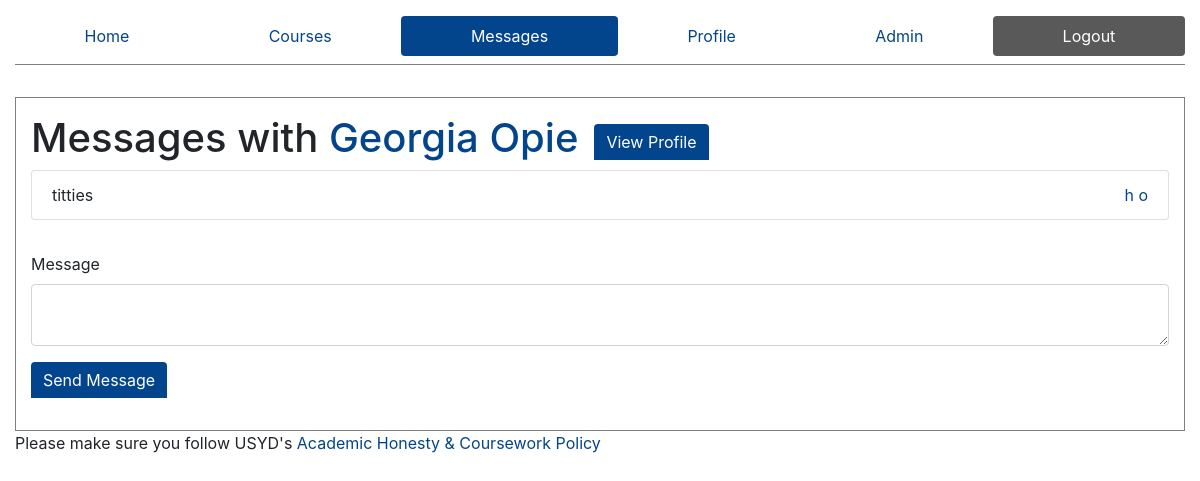
The app's page /messages/9 (signed in) with its own data.
### ed/models.py (models this page shows)
class Profile(models.Model):
    user = models.OneToOneField(User, on_delete=models.CASCADE, related_name='+', default=1)
    FirstName = models.CharField(max_length=50,default='firstname')
    LastName = models.CharField(max_length=50,default='lastname')
    is_admin = models.BooleanField('Is admin', default=False)

class Message(models.Model):
    sender = models.ForeignKey(Profile, on_delete=models.CASCADE, null=True)
    body = models.TextField()

### ed/views.py (the view, shortened to what this page needs)
# urls.py: path('messages/<int:id>', views.message, name="message"),
def message(request,id):
    is_admin = False
    p = Profile.objects.get(user=request.user)
    if p.is_admin:
        is_admin = True
    profile = Profile.objects.get(user=request.user)
    otherID = Profile.objects.get(id=id)
    chat = Group.objects.filter(members=profile.id)
    memberships1 = ChatMembership.objects.filter(person=profile.id)
    memberships2 = ChatMembership.objects.filter(person=id)
    groups1 = memberships1.values_list('group', flat=True)
    groups2 = memberships2.values_list('group', flat=True)
    group = list(set(groups1).intersection(groups2))
    print("Group: ", group)
    if group:
        group = Group.objects.get(id=group[0])
    if not request.POST:
        messages = group.messages.all()
        msg = Message.objects.filter(id__in=messages).order_by('-id')
        context= {
            'id': id,
            'active': 'messages',
            'messages' : msg,
            'is_admin': is_admin,
            'otherID': otherID
        }
        return render(request, 'message.html', context=context)

### templates/message.html (shortened to what this page needs)
{% extends "core.html" %}
{% block content %}
    <div class="message-title-bar">
        <h1 role="heading" aria-label="Messages with {{otherID.FirstName}} {{otherID.LastName}}" aria-level="1">
            Messages with
            <a href="/profile/{{otherID.id}}">
                {{otherID.FirstName}} {{otherID.LastName}}
            </a>
        </h1>
        <a href="/profile/{{otherID.id}}" role="button" class="btn btn-primary">
            View Profile
        </a>
    </div>
    {% if messages %}
    <ul class="list-group message-list" role="list">
        {% for message in messages %}
                <li class="list-group-item message" role="listitem">
                    <div class="message-body">
                        {{message.body}}
                    </div>
                    <div class="message-sender">
                        <a href="/profile/{{otherID.id}}">
                            {{message.sender.FirstName}} {{message.sender.LastName}}
                        </a>
                    </div>
                </li>
        {% endfor %}
    </ul>
        {% else %}
        <ul class="list-group" role="list">
            <li class="list-group-item" role="listitem">
                No messages yet.
            </li>
        </ul>
    {% endif %}
        <form action="/messages/{{id}}" method="post" style="margin-top: 2rem;" role="form">
            <div class="form-group">
                <label for="message">Message</label>
                <textarea id="message" name="message" type="text" class="form-control"> </textarea>
            </div>
            <div class="form-group">
                <input type="submit" value="Send Message" style="width: auto" class="btn btn-primary" role="button" aria-label="Send Message">
            </div>
        </form>
{% endblock %}

### ed/static/styles.css (style rules this page uses)
.message { display: flex; flex-direction: row; }
.message .message-body { flex: 60%; }
.message .message-sender { flex: 40%; text-align: right; }
.message { display: flex; }
.message-title-bar { display: flex; }
.message-title-bar .btn { margin-left: 1rem; margin-top: auto; margin-bottom: auto; }
input { border: 1px solid gray; }
.btn-primary { border: unset; border: 0.25rem !important; border-top-left-radius: 0.25rem !important; border-bottom-left-radius: 0 !important; border-bottom-right-radius: 0 !important; }

### records on screen
Profile: FirstName "Georgia", LastName "Opie"
Message: body "titties", sender.FirstName "h", sender.LastName "o"
